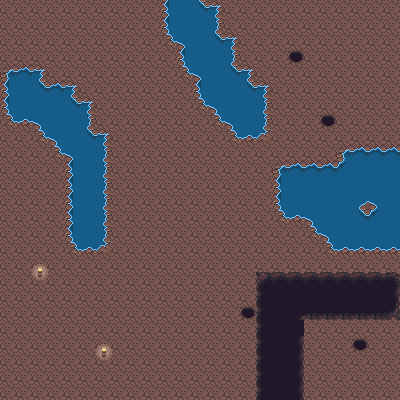

This is a level from a 2D game, rendered from its Tiled map with the project's own tilesets. A one-line summary and the complete map file follow:
An orthogonal 25x25 tile map with 16x16 px tiles, 2 tile layers (Ground, Collision) and 48 objects.

<map version="1.4" tiledversion="1.4.3" orientation="orthogonal" renderorder="right-down" width="25" height="25" tilewidth="16" tileheight="16" infinite="0" nextlayerid="4" nextobjectid="66">
 <tileset firstgid="1" source="Cave.tsx" />
 <layer id="1" name="Ground" width="25" height="25">
  <data encoding="csv">
1,1,1,1,1,1,1,1,1,1,1,1,1,1,1,1,1,1,1,1,1,1,1,1,1,
1,1,1,1,1,1,1,1,1,1,1,1,1,1,1,1,1,1,1,1,1,1,1,1,1,
1,1,1,1,1,1,1,1,1,1,1,1,1,1,1,1,1,1,1,1,1,1,1,1,1,
1,1,1,1,1,1,1,1,1,1,1,1,1,1,1,1,1,1,1,1,1,1,1,1,1,
1,1,1,1,1,1,1,1,1,1,1,1,1,1,1,1,1,1,1,1,1,1,1,1,1,
1,1,1,1,1,1,1,1,1,1,1,1,1,1,1,1,1,1,1,1,1,1,1,1,1,
1,1,1,1,1,1,1,1,1,1,1,1,1,1,1,1,1,1,1,1,1,1,1,1,1,
1,1,1,1,1,1,1,1,1,1,1,1,1,1,1,1,1,1,1,1,1,1,1,1,1,
1,1,1,1,1,1,1,1,1,1,1,1,1,1,1,1,1,1,1,1,1,1,1,1,1,
1,1,1,1,1,1,1,1,1,1,1,1,1,1,1,1,1,1,1,1,1,281,282,282,282,
1,1,1,1,1,1,1,1,1,1,1,1,1,1,1,1,1,281,282,282,282,325,322,322,322,
1,1,1,1,1,1,1,1,1,1,1,1,1,1,1,1,1,321,322,322,322,322,322,322,322,
1,1,1,1,1,1,1,1,1,1,1,1,1,1,1,1,1,321,322,322,322,322,284,285,322,
1,1,1,1,1,1,1,1,1,1,1,1,1,1,1,1,1,361,362,285,322,322,324,325,322,
1,1,1,1,1,1,1,1,1,1,1,1,1,1,1,1,1,1,1,361,285,322,322,322,322,
1,1,1,1,1,1,1,1,1,1,1,1,1,1,1,1,1,1,1,1,361,362,362,362,362,
1,1,1,1,1,1,1,1,1,1,1,1,1,1,1,1,1,1,1,1,1,1,1,1,1,
1,1,1,1,1,1,1,1,1,1,1,1,1,1,1,1,1,1,1,1,1,1,1,1,1,
1,1,1,1,1,1,1,1,1,1,1,1,1,1,1,1,1,1,1,1,1,1,1,1,1,
1,1,1,1,1,1,1,1,1,1,1,1,1,1,1,1,1,1,1,1,1,1,1,1,1,
1,1,1,1,1,1,1,1,1,1,1,1,1,1,1,1,1,1,1,1,1,1,1,1,1,
1,1,1,1,1,1,1,1,1,1,1,1,1,1,1,1,1,1,1,1,1,1,1,1,1,
1,1,1,1,1,1,1,1,1,1,1,1,1,1,1,1,1,1,1,1,1,1,1,1,1,
1,1,1,1,1,1,1,1,1,1,1,1,1,1,1,1,1,1,1,1,1,1,1,1,1,
1,1,1,1,1,1,1,1,1,1,1,1,1,1,1,1,1,1,1,1,1,1,1,1,1
</data>
 </layer>
 <layer id="2" name="Collision" width="25" height="25">
  <data encoding="csv">
0,0,0,0,0,0,0,0,0,0,321,322,324,283,0,0,0,0,0,0,0,0,0,0,0,
0,0,0,0,0,0,0,0,0,0,321,322,322,323,0,0,0,0,0,0,0,0,0,0,0,
0,0,0,0,0,0,0,0,0,0,361,285,322,324,283,0,0,0,0,0,0,0,0,0,0,
0,0,0,0,0,0,0,0,0,0,0,321,322,322,323,0,0,0,161,0,0,0,0,0,0,
281,282,283,0,0,0,0,0,0,0,0,361,285,322,324,283,0,0,0,0,0,0,0,0,0,
321,322,324,282,283,0,0,0,0,0,0,0,321,322,322,324,283,0,0,0,0,0,0,0,0,
321,322,322,322,324,283,0,0,0,0,0,0,361,285,322,322,323,0,0,0,0,0,0,0,0,
361,362,285,322,322,323,0,0,0,0,0,0,0,361,285,322,323,0,0,0,161,0,0,0,0,
0,0,361,285,322,324,283,0,0,0,0,0,0,0,361,362,363,0,0,0,0,0,0,0,0,
0,0,0,361,285,322,323,0,0,0,0,0,0,0,0,0,0,0,0,0,0,0,0,0,0,
0,0,0,0,321,322,323,0,0,0,0,0,0,0,0,0,0,0,0,0,0,0,0,0,0,
0,0,0,0,321,322,323,0,0,0,0,0,0,0,0,0,0,0,0,0,0,0,0,0,0,
0,0,0,0,321,322,323,0,0,0,0,0,0,0,0,0,0,0,0,0,0,0,0,0,0,
0,0,0,0,321,322,323,0,0,0,0,0,0,0,0,0,0,0,0,0,0,0,0,0,0,
0,0,0,0,321,322,323,0,0,0,0,0,0,0,0,0,0,0,0,0,0,0,0,0,0,
0,0,0,0,361,362,363,0,0,0,0,0,0,0,0,0,0,0,0,0,0,0,0,0,0,
0,0,201,0,0,0,0,0,0,0,0,0,0,0,0,0,0,0,0,0,0,0,0,0,0,
0,0,241,0,0,0,0,0,0,0,0,0,0,0,0,0,2,3,3,3,3,3,3,3,4,
0,0,0,0,0,0,0,0,0,0,0,0,0,0,0,0,42,43,43,43,43,43,43,43,44,
0,0,0,0,0,0,0,0,0,0,0,0,0,0,0,161,42,213,5,83,83,83,83,83,84,
0,0,0,0,0,0,0,0,0,0,0,0,0,0,0,0,42,213,213,0,0,0,0,0,0,
0,0,0,0,0,0,201,0,0,0,0,0,0,0,0,0,42,43,44,0,0,0,161,0,0,
0,0,0,0,0,0,241,0,0,0,0,0,0,0,0,0,42,43,44,0,0,0,0,0,0,
0,0,0,0,0,0,0,0,0,0,0,0,0,0,0,0,42,43,44,0,0,0,0,0,0,
0,0,0,0,0,0,0,0,0,0,0,0,0,0,0,0,42,43,44,0,0,0,0,0,0
</data>
 </layer>
 <objectgroup id="3" name="Collision layer">
  <object id="4" x="163.375" y="0.25" width="41.5" height="31.75" />
  <object id="5" x="204.125" y="4.625" width="17.25" height="3.875" />
  <object id="13" x="204.125" y="6.875" width="18.125" height="31" />
  <object id="15" x="166.75" y="31.5" width="53.5" height="12.25" />
  <object id="16" x="221" y="35.75" width="17.75" height="11" />
  <object id="17" x="179.25" y="44.75" width="19.75" height="15.75" />
  <object id="18" x="181.25" y="42.75" width="44" height="5" />
  <object id="19" x="217" y="34" width="5" height="13.5" />
  <object id="20" x="179" y="45.25" width="57.75" height="22.25" />
  <object id="21" x="276.75" y="162.5" width="71.75" height="58.75" />
  <object id="22" x="338.75" y="145.75" width="62" height="107.25" />
  <object id="23" x="309.75" y="221.75" width="34.5" height="9.25" />
  <object id="24" x="315.25" y="230" width="30.5" height="10" />
  <object id="25" x="312.25" y="227.25" width="8.5" height="6.25" />
  <object id="26" x="325.5" y="234.75" width="21.75" height="6.25" />
  <object id="27" x="325.5" y="237.5" width="22.75" height="6.5" />
  <object id="28" x="323.25" y="238.25" width="7.25" height="6.25" />
  <object id="29" x="327.5" y="241.5" width="22.25" height="11.25" />
  <object id="31" x="233.727" y="84.3636" width="37.0909" height="55.7273" />
  <object id="33" x="196.75" y="67" width="57.5" height="17.375" />
  <object id="34" x="183.875" y="66.125" width="20.75" height="10.5" />
  <object id="35" x="196.25" y="84.25" width="47.25" height="18.25" />
  <object id="38" x="196.125" y="72" width="4.125" height="13.875" />
  <object id="39" x="200.75" y="99.875" width="41.125" height="8.5" />
  <object id="40" x="212.5" y="107.875" width="25.5" height="7.875" />
  <object id="41" x="217.375" y="115.875" width="16.75" height="6.625" />
  <object id="42" x="220.625" y="121.375" width="13.5" height="3.625" />
  <object id="43" x="228.625" y="124" width="5.875" height="7.375" />
  <object id="44" x="288.522" y="49.2174" width="14.7391" height="14" />
  <object id="45" x="256" y="272" width="143.75" height="48.25" />
  <object id="46" x="256.25" y="320.5" width="48.75" height="81" />
  <object id="47" x="352.5" y="336.75" width="16" height="15.25" />
  <object id="48" x="239.75" y="303.5" width="16.75" height="17" />
  <object id="49" x="66" y="131.273" width="44.1818" height="120.545" />
  <object id="52" x="2.25" y="67.125" width="43.875" height="57.375" />
  <object id="53" x="36.875" y="80" width="41.75" height="15.625" />
  <object id="54" x="37.125" y="93" width="41.625" height="34.625" />
  <object id="55" x="78.25" y="101" width="14.25" height="32.125" />
  <object id="56" x="77.5" y="98.625" width="15" height="4.75" />
  <object id="57" x="37.125" y="125.875" width="44.25" height="8.875" />
  <object id="58" x="42.125" y="134.25" width="27.625" height="5.25" />
  <object id="59" x="48.125" y="139.625" width="23.875" height="2.25" />
  <object id="60" x="54" y="141.875" width="14" height="6.25" />
  <object id="61" x="52.25" y="141.75" width="4.5" height="6.25" />
  <object id="62" x="57.375" y="147.875" width="13.625" height="8.5" />
  <object id="63" x="320.739" y="114.826" width="14.6522" height="12.0435" />
  <object id="64" x="100.125" y="346" width="7.875" height="12.125" />
  <object id="65" x="37.3478" y="269.348" width="5.78261" height="8.78261" />
 </objectgroup>
</map>
